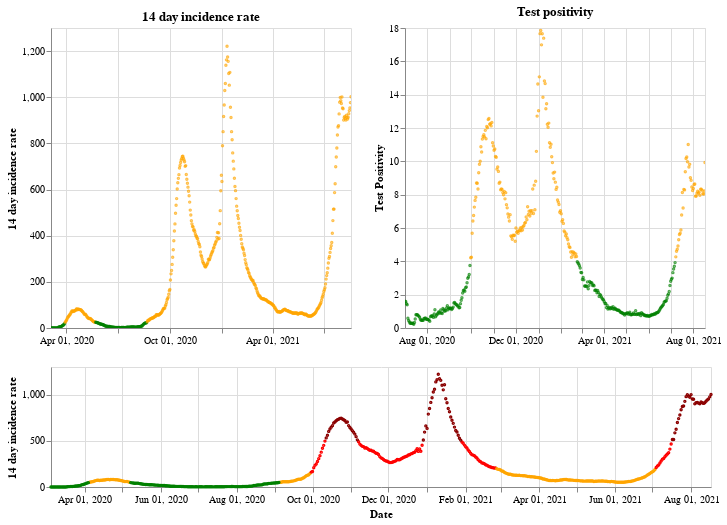

The notebook cell this image was saved under:
### Markdown cell above
## Northern Ireland

### Code cell
plot_traffic_light('Northern Ireland')

### Figure 1 — Vega-Lite specification as saved in the notebook (floating-point values rounded to 4 significant figures; data arrays with more than 128 entries replaced by an {"elided": "..."} marker saying what was removed)
{"config": {"view": {"continuousWidth": 400, "continuousHeight": 300}}, "vconcat": [{"hconcat": [{"mark": {"type": "point", "size": 2}, "encoding": {"color": {"condition": {"value": "green", "test": "(datum.twoWeeklyCasesRate <= 25)"}, "value": "orange"}, "tooltip": [{"type": "nominal", "field": "areaName"}, {"type": "temporal", "field": "date"}, {"type": "quantitative", "field": "twoWeeklyCasesRate"}, {"type": "quantitative", "field": "testPositivity"}], "x": {"type": "temporal", "axis": {"title": ""}, "field": "date", "scale": {"domain": {"selection": "DateBrush"}}, "timeUnit": "yearmonthdate"}, "y": {"type": "quantitative", "axis": {"title": "14 day incidence rate"}, "field": "twoWeeklyCasesRate"}}, "title": "14 day incidence rate", "width": 300}, {"mark": {"type": "point", "size": 2}, "encoding": {"color": {"condition": {"value": "green", "test": "(datum.testPositivity <= 4)"}, "value": "orange"}, "tooltip": [{"type": "nominal", "field": "areaName"}, {"type": "temporal", "field": "date"}, {"type": "quantitative", "field": "twoWeeklyCasesRate"}, {"type": "quantitative", "field": "testPositivity"}], "x": {"type": "temporal", "axis": {"title": ""}, "field": "date", "scale": {"domain": {"selection": "DateBrush"}}, "timeUnit": "yearmonthdate"}, "y": {"type": "quantitative", "axis": {"title": "Test Positivity"}, "field": "testPositivity"}}, "title": "Test positivity", "width": 300}]}, {"layer": [{"mark": {"type": "point", "size": 2}, "encoding": {"color": {"condition": {"value": "orange", "test": "(((datum.testPositivity < 4) && (datum.twoWeeklyCasesRate >= 50)) && (datum.twoWeeklyCasesRate < 200))"}, "value": "red"}, "opacity": {"condition": {"value": 1, "test": "((datum.twoWeeklyCasesRate >= 50) && (datum.twoWeeklyCasesRate < 500))"}, "value": 0}, "tooltip": [{"type": "nominal", "field": "areaName"}, {"type": "temporal", "field": "date"}, {"type": "quantitative", "field": "twoWeeklyCasesRate"}, {"type": "quantitative", "field": "testPositivity"}], "x": {"type": "temporal", "axis": {"title": "Date"}, "field": "date", "timeUnit": "yearmonthdate"}, "y": {"type": "quantitative", "axis": {"title": "14 day incidence rate"}, "field": "twoWeeklyCasesRate"}}, "selection": {"DateBrush": {"type": "interval", "encodings": ["x"], "fields": ["Time"]}}}, {"mark": {"type": "point", "size": 2}, "encoding": {"color": {"value": "darkred"}, "opacity": {"condition": {"value": 1, "test": "(datum.twoWeeklyCasesRate >= 500)"}, "value": 0}, "tooltip": [{"type": "nominal", "field": "areaName"}, {"type": "temporal", "field": "date"}, {"type": "quantitative", "field": "twoWeeklyCasesRate"}, {"type": "quantitative", "field": "testPositivity"}], "x": {"type": "temporal", "axis": {"title": "Date"}, "field": "date", "timeUnit": "yearmonthdate"}, "y": {"type": "quantitative", "axis": {"title": "14 day incidence rate"}, "field": "twoWeeklyCasesRate"}}}, {"mark": {"type": "point", "size": 2}, "encoding": {"color": {"condition": {"value": "green", "test": "((datum.testPositivity < 4) && (datum.twoWeeklyCasesRate < 50))"}, "value": "orange"}, "opacity": {"condition": {"value": 1, "test": "(datum.twoWeeklyCasesRate < 50)"}, "value": 0}, "tooltip": [{"type": "nominal", "field": "areaName"}, {"type": "temporal", "field": "date"}, {"type": "quantitative", "field": "twoWeeklyCasesRate"}, {"type": "quantitative", "field": "testPositivity"}], "x": {"type": "temporal", "axis": {"title": "Date"}, "field": "date", "timeUnit": "yearmonthdate"}, "y": {"type": "quantitative", "axis": {"title": "14 day incidence rate"}, "field": "twoWeeklyCasesRate"}}}], "height": 120, "width": 660}], "data": {"name": "data-b558d3da5f916efa0218e03e79d9eec6"}, "$schema": "https://vega.github.io/schema/vega-lite/v4.8.1.json", "datasets": {"data-b558d3da5f916efa0218e03e79d9eec6": {"elided": "531 records"}}}
